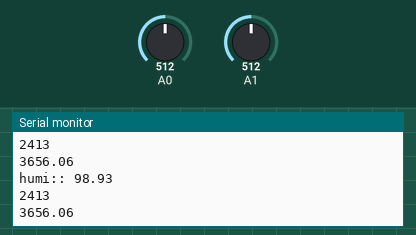
The sketch below on a simulated Arduino Uno, built with avr-gcc and run on an emulated ATmega328P. Parts: the last lines printed to the serial monitor. The inputs (shaded band) are chosen by the test bench; at power-on: A0 = 512, A1 = 512.

Above: at 2.8 s.
2.9 s: A0 set to 716
5.6 s: A1 set to 716
At 6.9 s:
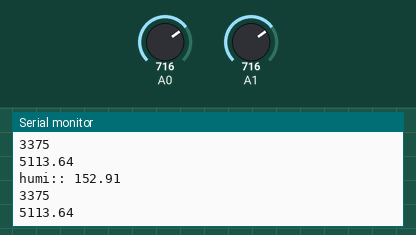
8.3 s: A0 set to 900
11.0 s: A1 set to 900
At 13.3 s:
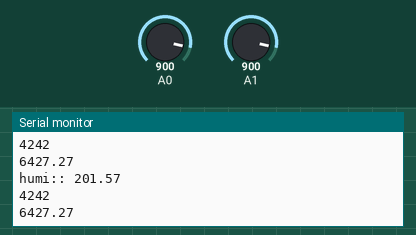
Timing chart, 0 to 14.7 s (numbered marks = the images above; inputs shaded):
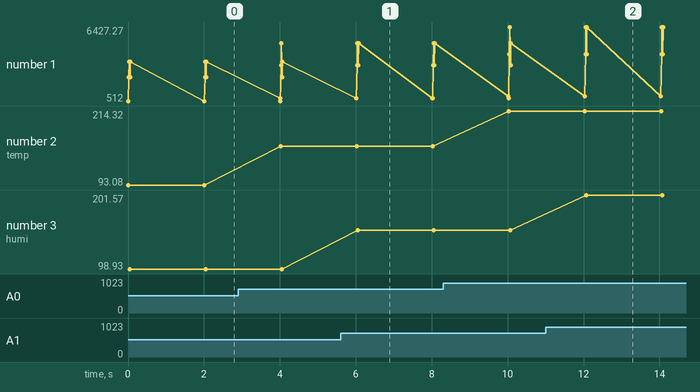

Measured:
- after the input at 5.6 s, the serial monitor: prints a new line after 0.45 s (image 1)
- after the input at 11.0 s, the serial monitor: prints a new line after 1.1 s (image 2)
- plotted number 2: 93.08 → 156.85 after the input at 2.9 s, 156.85 → 214.32 after the input at 8.3 s
- plotted number 3: 98.93 → 152.91 after the input at 5.6 s, 152.91 → 201.57 after the input at 11.0 s

The sketch:

tmpsensortest.ino
```cpp
#include "Arduino.h"

const int t_pin = 3;
const int h_pin = 4;
const int VDD = 3300;

void setup() {
  // put your setup code here, to run once:
  pinMode(t_pin, INPUT);
  pinMode(h_pin, INPUT);
  Serial.begin(9600);
}

void loop() {
  // put your main code here, to run repeatedly:
  int vt, vrh;
  vt = analogRead(0);
  Serial.println(vt);
  vrh = analogRead(1);
  Serial.println(vrh);
  vt = map(vt, 0, 700, 0, 3300);
  vrh = map(vrh, 0, 700, 0, 3300);
  float t = -66.875 + 218.75 * vt / VDD;
  float h = -(19.7 / 0.54) + (100 / 0.54 * vrh / VDD);
  Serial.print("temp:: ");
  Serial.println(t);
  Serial.println(vt);
  Serial.println(vt * 5. / 3.3);
  Serial.print("humi:: ");
  Serial.println(h);
  Serial.println(vrh);
  Serial.println(vrh * 5 / 3.3);
  delay(2000);
}
```
